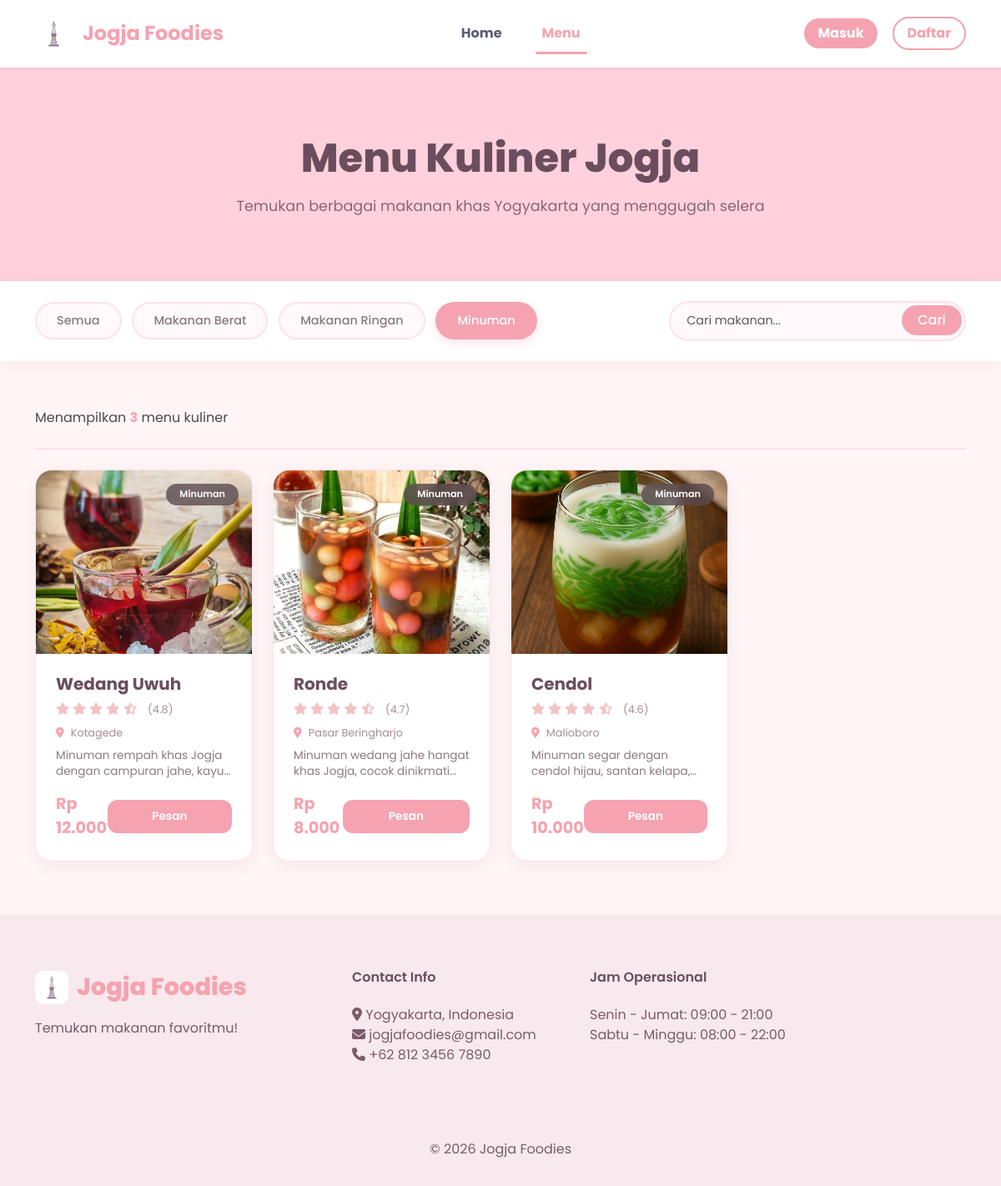
The app's page /menu.php?category=Minuman with its own data.
### tables this page shows
CREATE TABLE `foods` (
  `id` int(11) NOT NULL,
  `name` varchar(100) NOT NULL,
  `description` text DEFAULT NULL,
  `price` decimal(10,2) DEFAULT NULL,
  `image` varchar(255) DEFAULT NULL,
  `category` varchar(50) DEFAULT NULL,
  `location` varchar(255) DEFAULT NULL,
  `rating` decimal(2,1) DEFAULT 0.0,
  `created_at` timestamp NOT NULL DEFAULT current_timestamp()
);

### menu.php (the view, shortened to what this page needs)
<?php
require_once 'config/koneksi.php';
$category = isset($_GET['category']) && $_GET['category'] !== 'all'
    ? mysqli_real_escape_string($konek, $_GET['category'])
    : '';
$search = isset($_GET['search'])
    ? mysqli_real_escape_string($konek, $_GET['search'])
    : '';
$query = "SELECT * FROM foods WHERE 1=1";
if ($category) {
    $query .= " AND category = '$category'";
}
$check_column = mysqli_query($konek, "SHOW COLUMNS FROM foods LIKE 'rating'");
if(mysqli_num_rows($check_column) > 0) {
    $query .= " ORDER BY rating DESC, name ASC";
} else {
    $query .= " ORDER BY name ASC";
}
$result = mysqli_query($konek, $query);
$foods = [];
while ($row = mysqli_fetch_assoc($result)) {
    $foods[] = $row;
}
$cat_query = "SELECT DISTINCT category FROM foods ORDER BY category";
$cat_result = mysqli_query($konek, $cat_query);
$categories = [];
while ($row = mysqli_fetch_assoc($cat_result)) {
    $categories[] = $row['category'];
}
function getFoodImage($food_name) {
    $clean_name = strtolower(str_replace(' ', '', $food_name));
    $images = [
        'gudeg' => 'assets/gudeg.jpeg',
        'bakpia' => 'assets/bakpia.jpeg',
        'cendol' => 'assets/cendol.jpeg',
        'thiwul' => 'assets/thiwul.jpeg',
        'ronde' => 'assets/ronde.jpeg',
        'sate' => 'assets/sate.jpg',
        'ayam' => 'assets/ayam.jpeg',
    ];
    foreach ($images as $keyword => $path) {
        if (strpos($clean_name, $keyword) !== false) {
            return $path;
        }
    }
    return 'assets/WedangUwuh.jpeg';
}
?>
<!DOCTYPE html>
<html lang="id">
<head>
    <link href="https://cdn.jsdelivr.net/npm/bootstrap@5.3.0/dist/css/bootstrap.min.css" rel="stylesheet">
    <link rel="stylesheet" href="https://cdnjs.cloudflare.com/ajax/libs/font-awesome/6.4.0/css/all.min.css">
    <link rel="stylesheet" href="https://cdn.jsdelivr.net/npm/bootstrap-icons@1.11.3/font/bootstrap-icons.min.css">
</head>
<body>
<nav class="navbar navbar-expand-lg navbar-light bg-white sticky-top shadow-sm">
    <div class="container">
        <a class="navbar-brand d-flex align-items-center" href="index.php">
            <img src="assets/logo.jpeg" alt="Jogja Foodies Logo">
            <span class="fw-bold fs-4" style="color: #F5A3B0;">Jogja Foodies</span>
        </a>
        <div class="collapse navbar-collapse" id="navbarNav">
            <ul class="navbar-nav mx-auto">
                <li class="nav-item">
                    <a class="nav-link fw-bold" href="index.php">Home</a>
                </li>
                <li class="nav-item">
                    <a class="nav-link fw-bold active-red" href="menu.php">Menu</a>
                </li>
            </ul>
        </div>
        <div class="d-flex align-items-center" style="gap: 10px;">
            <?php if(isset($_SESSION['user_id'])): ?>
                <div class="dropdown d-inline-block">
                    <button class="btn rounded-pill px-3 dropdown-toggle" type="button" data-bs-toggle="dropdown"
                            style="background: #F5A3B0; color: white; border: none;">
                        <i class="fas fa-user-circle"></i>
                        <?= htmlspecialchars($_SESSION['full_name'] ?? $_SESSION['username']) ?>
                    </button>
                    <ul class="dropdown-menu dropdown-menu-end">
                        <li><a class="dropdown-item" href="my_orders.php">My Orders</a></li>
                        <li><hr class="dropdown-divider"></li>
                        <li><a class="dropdown-item text-danger" href="logout.php">Logout</a></li>
                    </ul>
                </div>
            <?php else: ?>
                <a href="login.php" class="btn rounded-pill px-3 me-2 fw-bold" style="background: #F5A3B0; color: white; border: none;">Masuk</a>
                <a href="register.php" class="btn rounded-pill px-3 fw-bold" style="border: 2px solid #F5A3B0; color: #F5A3B0;">Daftar</a>
            <?php endif; ?>
        </div>
    </div>
</nav>
<section class="page-header">
    <div class="container">
        <h1>Menu Kuliner Jogja</h1>
        <p>Temukan berbagai makanan khas Yogyakarta yang menggugah selera</p>
    </div>
</section>
<section class="filter-section">
    <div class="container">
        <div class="row align-items-center">
            <div class="col-lg-8">
                <div class="filter-group">
                    <a href="?category=all" class="filter-btn <?= (!isset($_GET['category']) || $_GET['category'] == 'all') ? 'active' : '' ?>">Semua</a>
                    <?php foreach($categories as $cat): ?>
                        <a href="?category=<?= urlencode($cat) ?>"
                           class="filter-btn <?= ($category == $cat) ? 'active' : '' ?>">
                            <?= htmlspecialchars($cat) ?>
                        </a>
                    <?php endforeach; ?>
                </div>
            </div>
            <div class="col-lg-4">
                <form method="GET" action="">
                    <div class="search-box">
                        <input type="text" name="search" class="form-control"
                               placeholder="Cari makanan..." value="<?= htmlspecialchars($search) ?>">
                        <button type="submit">Cari</button>
                    </div>
                </form>
            </div>
        </div>
    </div>
</section>
<section class="container my-5">
    <div class="result-info">
        <p>Menampilkan <span><?= count($foods) ?></span> menu kuliner</p>
    </div>
    <div class="row g-4">
        <?php if(count($foods) > 0): ?>
            <?php foreach($foods as $food): ?>
                <div class="col-md-6 col-lg-4 col-xl-3">
                    <div class="food-card">
                        <div class="card-img-wrapper">
                            <img src="<?= getFoodImage($food['name']) ?>" alt="<?= htmlspecialchars($food['name']) ?>">
                            <span class="category-badge"><?= htmlspecialchars($food['category']) ?></span>
                        </div>
                        <div class="p-4">
                            <h5 class="fw-bold mb-2" style="color: #6B4E5E;"><?= htmlspecialchars($food['name']) ?></h5>
                            <div class="rating">
                                <?php
                                $full = floor($food['rating']);
                                $half = ($food['rating'] - $full) >= 0.5;
                                for($i = 1; $i <= 5; $i++): ?>
                                    <?php if($i <= $full): ?>
                                        <i class="fas fa-star"></i>
                                    <?php elseif($half && $i == $full + 1): ?>
                                        <i class="fas fa-star-half-alt"></i>
                                    <?php else: ?>
                                        <i class="far fa-star"></i>
                                    <?php endif; ?>
                                <?php endfor; ?>
                                <span>(<?= number_format($food['rating'], 1) ?>)</span>
                            </div>
                            <div class="location">
                                <i class="fas fa-map-marker-alt"></i> <?= htmlspecialchars($food['location']) ?>
                            </div>
                            <div class="food-description">
                                <?= htmlspecialchars(substr($food['description'] ?? '', 0, 70)) ?>...
                            </div>
                            <div class="d-flex justify-content-between align-items-center mt-3">
                                <span class="price">Rp <?= number_format($food['price'], 0, ',', '.') ?></span>
                                <a href="order.php?id=<?= $food['id'] ?>" class="btn-order">Pesan</a>
                            </div>
                        </div>
                    </div>
                </div>
            <?php endforeach; ?>
        <?php endif; ?>
    </div>
</section>
<footer>
    <div class="container">
        <div class="row">
            <div class="col-md-4 mb-4">
                <div class="footer-brand">
                    <img src="assets/logo.jpeg" alt="Jogja Foodies Logo">
                    Jogja Foodies
                </div>
                <p>Temukan makanan favoritmu!</p>
            </div>
            <div class="col-md-3 mb-4">
                <h6>Contact Info</h6>
                <ul class="list-unstyled">
                    <li><i class="fas fa-map-marker-alt"></i> Yogyakarta, Indonesia</li>
                    <li><i class="fas fa-envelope"></i> jogjafoodies@gmail.com</li>
                    <li><i class="fas fa-phone"></i> +62 812 3456 7890</li>
                </ul>
            </div>
            <div class="col-md-3 mb-4">
                <h6>Jam Operasional</h6>
                <ul class="list-unstyled">
                    <li>Senin - Jumat: 09:00 - 21:00</li>
                    <li>Sabtu - Minggu: 08:00 - 22:00</li>
                </ul>
            </div>
        </div>
        <hr class="my-4" style="border-color: rgba(245,163,176,0.2);">
        <div class="text-center">
            <p class="mb-0">&copy; 2026 Jogja Foodies</p>
        </div>
    </div>
</footer>
</body>
</html>

### menu.php (style rules this page uses)
* { margin: 0; padding: 0; box-sizing: border-box; }
body { font-family: 'Poppins', sans-serif; background: #FFF5F7; color: #4A4A4A; }
:root { --pastel-pink: #FFB7C5; --pastel-pink-dark: #F5A3B0; --pastel-mauve: #E8D1E0; --pastel-blush: #FFD1DC; --pastel-rose: #F7CAC9; --pastel-lavender: #E6E6FA; --text-soft: #5A5A6E; --white-soft: #FFF9FB; }
.navbar { background: #FFFFFF; box-shadow: 0 2px 20px rgba(0,0,0,0.04); padding: 0.8rem 0; }
.navbar-brand { font-size: 1.6rem; font-weight: 800; color: #F5A3B0 !important; display: flex; align-items: center; gap: 12px; }
.navbar-brand img { height: 45px; width: auto; border-radius: 12px; object-fit: cover; }
.nav-link { color: #5A5A6E !important; font-weight: 500; margin: 0 1rem; transition: all 0.3s; }
.nav-link.active-red { color: #F5A3B0 !important; font-weight: 600; position: relative; }
.nav-link.active-red::after { content: ''; position: absolute; bottom: -5px; left: 0; width: 100%; height: 3px; background: #F5A3B0; border-radius: 3px; }
.btn-order { display: inline-block; background: #F5A3B0; border: none; border-radius: 12px; padding: 0.6rem; color: white; font-weight: 600; transition: all 0.3s; width: 100%; text-align: center; text-decoration: none; font-size: 0.85rem; }
.page-header { background: #FFD1DC; padding: 80px 0 60px; color: #6B4E5E; text-align: center; }
.page-header h1 { font-size: 3rem; font-weight: 800; margin-bottom: 1rem; color: #6B4E5E; }
.page-header p { font-size: 1.1rem; opacity: 0.9; color: #7A5C68; }
.filter-section { background: white; padding: 1.5rem 0; box-shadow: 0 4px 20px rgba(0,0,0,0.05); position: sticky; top: 76px; z-index: 99; }
.filter-group { display: flex; flex-wrap: wrap; gap: 0.8rem; }
.filter-btn { padding: 0.6rem 1.5rem; border-radius: 50px; background: #FFF9FB; color: #8A7A82; text-decoration: none; font-weight: 500; transition: all 0.3s; border: 2px solid #FFE2E8; font-size: 0.9rem; }
.filter-btn.active { background: #F5A3B0; color: white; border-color: #F5A3B0; box-shadow: 0 4px 12px rgba(245,163,176,0.3); }
.search-box { position: relative; }
.search-box input { border-radius: 50px; padding: 0.7rem 1.2rem; border: 2px solid #FFE2E8; background: #FFF9FB; font-size: 0.9rem; width: 100%; }
.search-box button { position: absolute; right: 5px; top: 5px; background: #F5A3B0; border: none; border-radius: 50px; padding: 0.4rem 1.2rem; color: white; font-weight: 500; }
.result-info { margin: 1.5rem 0; padding: 0.5rem 0; border-bottom: 2px solid #FFE2E8; }
.result-info span { color: #F5A3B0; font-weight: 700; }
.food-card { background: white; border-radius: 20px; overflow: hidden; transition: all 0.4s; height: 100%; box-shadow: 0 5px 20px rgba(0,0,0,0.05); border: 1px solid #FFE2E8; }
.card-img-wrapper { position: relative; overflow: hidden; height: 220px; }
.card-img-wrapper img { width: 100%; height: 100%; object-fit: cover; transition: transform 0.5s; }
.category-badge { position: absolute; top: 1rem; right: 1rem; background: rgba(90,74,79,0.8); backdrop-filter: blur(5px); color: white; padding: 0.3rem 1rem; border-radius: 50px; font-size: 0.7rem; font-weight: 600; }
.rating { color: #F4C2C2; margin: 0.5rem 0; font-size: 0.9rem; }
.rating span { color: #A58E98; margin-left: 0.5rem; font-size: 0.8rem; }
.price { font-size: 1.2rem; font-weight: 700; color: #F5A3B0; }
.location { color: #A58E98; font-size: 0.8rem; margin: 0.5rem 0; }
.location i { color: #F5A3B0; margin-right: 0.3rem; }
.food-description { color: #8A7A82; font-size: 0.85rem; line-height: 1.4; margin: 0.5rem 0; display: -webkit-box; -webkit-line-clamp: 2; -webkit-box-orient: vertical; overflow: hidden; }
footer { background: #F8E9EE; color: #7A5C68; padding: 4rem 0 2rem; margin-top: 4rem; border-top: 1px solid #FFE2E8; }
.footer-brand { font-size: 1.8rem; font-weight: 800; color: #F5A3B0; margin-bottom: 1rem; display: inline-flex; align-items: center; gap: 10px; }
.footer-brand img { height: 40px; width: auto; border-radius: 10px; }
footer h6 { color: #6B4E5E; font-weight: 600; margin-bottom: 1.5rem; }

### records on screen
foods: shows a picture, category "Minuman", name "Wedang Uwuh", rating "4.8", location "Kotagede", description "Minuman rempah khas Jogja dengan campuran jahe,…", price "12.000"
foods: shows a picture, category "Minuman", name "Ronde", rating "4.7", location "Pasar Beringharjo", description "Minuman wedang jahe hangat khas Jogja, cocok…", price "8.000"
foods: shows a picture, category "Minuman", name "Cendol", rating "4.6", location "Malioboro", description "Minuman segar dengan cendol hijau, santan…", price "10.000"

### other values on screen
$cat "Makanan Berat"
$cat "Makanan Ringan"
$cat "Minuman"
count($foods) "3"
